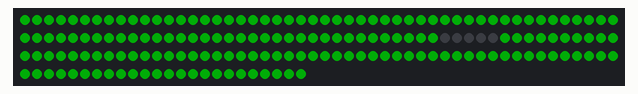
Recording of a sketch running on a simulated Arduino Uno, built with avr-gcc and run on an emulated ATmega328P. On the bench: 174 RGB LEDs in strip order, left to right, continuing on the next row. Dim RGB values are drawn brighter than linear.

Above: at 0.17 s.
At 1.97 s:
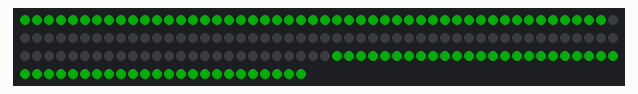
At 3.77 s:
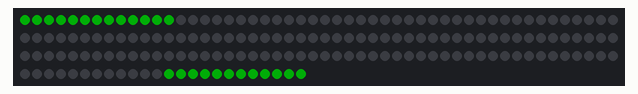
At 5.57 s:
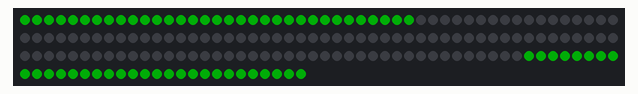
At 7.37 s:
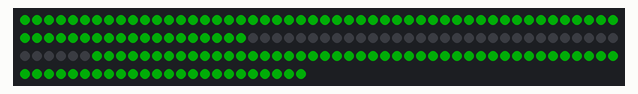

Measured:
- by itself, everything shown: repeats every 8.2 s, in 164 steps

The sketch:

SummerCampLEDS2023-red.ino
```cpp
#include <FastLED.h>
#define NUM_LEDS 174
#define LED_PIN 2
#define COLOR_ORDER GRB  //GREEN RED BLUE DO NOT CHANGE
#define CHIPSET WS2812B
#define BRIGHTNESS 50
#define FRAMES_PER_SECOND 120
// #define REDALLIANCE 2   //currentMode & 00000010 == 00000010
// #define BLUEALLIANCE 0  //currentMode & 00000010 == 00000000
// #define ENABLED 8       //currentMode & 00001000 == 00001000
// #define ISSHOOTING 1   // currentMode & 00000001 == 00000001
// #define AUTO 4         //currentMode & 00000100 == 00000100
uint8_t hue = 0;
uint8_t currentMode = 0x00;
CRGB leds[NUM_LEDS];
CRGB Black = CRGB(0, 0, 0);
CRGB RedAlliance = CRGB(255, 0, 0);
CRGB Shooting = CRGB(0, 255, 15);
CRGB Auto = CRGB(100,0,100);
// class Glitter {
// private:
//   CRGB* leds;
//   int num_leds;
//   int num_glitters;
//   float fadeValue;
//   bool blueAlliance;
//   bool redAlliance;
//   struct GlitterStatus {
//     int index;
//     int value;

//   };
//   GlitterStatus glitterStatus[100];
// public:
//   Glitter(CRGB* l, int num_leds, int num_glitters, float fadeValue) {
//     this->leds = l;
//     this->num_leds = num_leds;
//     this->num_glitters = num_glitters;
//     this->fadeValue = fadeValue;
//     this->blueAlliance = blueAlliance;
//     this->redAlliance= redAlliance;
//     for (int i = 0; i < num_glitters; i++) {
//       glitterStatus[i].value = 0;
//     }
//   }
//   void Update() {
//     for (int i = 0; i < num_glitters; i++) {
//       float v = glitterStatus[i].value;
//       float nv = v * fadeValue;
//       uint8_t iv = (uint8_t)nv;
//       glitterStatus[i].value = iv;
//       if (glitterStatus[i].value < 4) {
//         uint16_t led_num = random16(num_leds);
//         uint8_t brightness = random8(255);
//         glitterStatus[i].index = led_num;
//         glitterStatus[i].value = brightness;
//       }
//     }
//   }
//   void Draw() {
//     for (int i = 0; i < num_glitters; i++) {
//       uint8_t value = glitterStatus[i].value;
//       value--;
//       if (GlitterColor == blueAlliance) {
//         int val = 255;
//         val--;
//         leds[glitterStatus[i].index] = CRGB(value,value, val);
//       }
//       if (GlitterColor==redAlliance) {
//         int val =255;
//         val--;
//          leds[glitterStatus[i].index] = CRGB(val,value,value);
//       }
//     }
//   }
// };
// Glitter theGlitter(leds, NUM_LEDS, 20, 0.8);
class breathe {
  private:
    CRGB* leds;
    int num_leds;
    int effected_leds;
    float fadeValue;
    int lineOneToGo;
    int lineTwoToGo;
    int effectedPerSide;
    int middle_led;
    int changed_leds;
    bool state;
    int lineOne;
    int lineTwo;
  public:
    breathe(CRGB* l, int num_leds, int effected_leds, float fadeValue) {
      this->leds = l;
      this->num_leds = num_leds;
      this->effected_leds = effected_leds;
      this->fadeValue = fadeValue;
      effectedPerSide = floor(effected_leds/2);
      middle_led = floor(num_leds/2);
      changed_leds = middle_led-effected_leds;
      lineOneToGo = changed_leds;
      lineTwoToGo = middle_led + effected_leds;
      state = true;
      lineOne = middle_led;
      lineTwo = middle_led;
    }

    void update() {
      // FastLED.show();
      if (lineOne <= lineOneToGo && lineTwo >= lineTwoToGo) {
        state = true;
      }
      if (lineOne >= middle_led && lineTwo <= middle_led) {
        state = false;
      }
      if (state) {
        for (int i = lineOne; i <= middle_led; i++) { // down with black
          leds[i] = Black;
        }
        for (int j = lineTwo; j>= middle_led; j--) {
          leds[j] = Black;
        }
        leds[lineOne] = Black;
        leds[lineTwo] = Black;
        lineOne++;
        lineTwo--;
        }
      else {
        for (int i = middle_led; i > lineOne; i--) {
          leds[i] = Black;
        }
        for (int j = middle_led; j < lineTwo; j++) {
          leds[j] = Black;
        }
        leds[lineOne] = Black; // fix, custom
        leds[lineTwo] = Black;
        lineOne--;
        lineTwo++;
      }
    }
      // only use effected_Leds\
      / start from middle
      // extend
      // go back; slow down as you reach the end
};
breathe theBreathing (leds, NUM_LEDS, 82, 1);

void setup() {
  FastLED.addLeds<CHIPSET, LED_PIN, COLOR_ORDER>(leds, NUM_LEDS);
  FastLED.setBrightness(BRIGHTNESS);
  FastLED.clear();
  FastLED.show();
  Serial.begin(9600);
  Serial.setTimeout(0);
}
int segmentLength = 1;
int sL2 = NUM_LEDS - segmentLength;
int start = -1;
int direction = 1;
int modifier = 1;
uint8_t buffer[10];
int numRead;
void loop() {
 //currentMode = 0b00000010;
  bool redAlliance = (currentMode & 0b00000010) == 0b00000010;
  bool enabled = (currentMode & 0b00001000) == 0b00001000;
  bool isShooting = currentMode & 0b00000001 == 0b00000001;
  // bool (isShooting = currentMode % 2) == 1;
  bool autoActivated = (currentMode & 0b00000100) == 0b00000100;
  if (isShooting) {
    for (int i = 0; i < NUM_LEDS; i++) {
      leds[i] = Shooting;
    }
  } else if (autoActivated) {
    for (int i = 0; i < NUM_LEDS; i++) {
      leds[i] = Auto;
    }
  }
    // else if (!enabled) {
    // for (int i = 0; i < NUM_LEDS; i++) {
    //   //Serial.println("a");
    //   leds[i] = Enabled;
    // }
  else if (redAlliance) {
   // GlitterColor = RedAlliance;
    //red = 1 = 2 to the power of 1
    for (int i = 0; i < NUM_LEDS; i++) {
      leds[i] = RedAlliance;
    }
  }
  else {
    for (int i = 0; i < NUM_LEDS; i++) {
      leds[i] = Shooting;
    }
  }
 //theGlitter.Draw();
  EVERY_N_MILLISECONDS(50) {
     //theGlitter.Update();
    theBreathing.update();
    //currentMode = BlueAlliance ;
    while (Serial.available() > 0) {
      // read the incoming byte:
      // Serial.readBytes(buffer, 1) ;
      uint8_t incomingByte = Serial.read();
      // Serial.print("byte is ") ;
      // Serial.println(incomingByte) ;
      if (incomingByte >= 1 && incomingByte <= 15) {
        currentMode = incomingByte;
      }
      // if (buffer[0] >= 1 && buffer[0] <= 5) {
      //   currentMode = buffer[0];
      // }
      // }
    }
    FastLED.show();
  }
}
```
